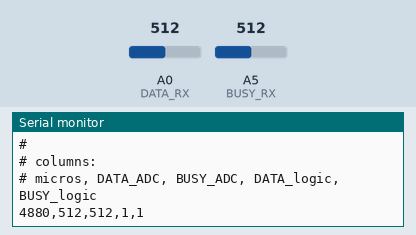
Recording of a sketch running on a simulated Arduino Uno, built with avr-gcc and run on an emulated ATmega328P. On the bench: the last lines printed to the serial monitor. The inputs (shaded band) are chosen by the test bench; at power-on: A0 (DATA_RX) = 512, A5 (BUSY_RX) = 512.

Above: at 1.2 s.
1.3 s: A0 (DATA_RX) set to 490
At 1.7 s:
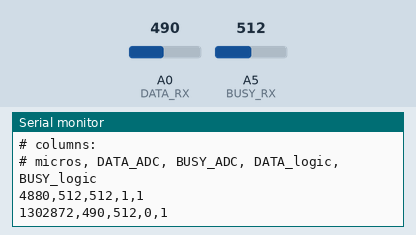
2.8 s: A5 (BUSY_RX) set to 490
At 4.0 s:
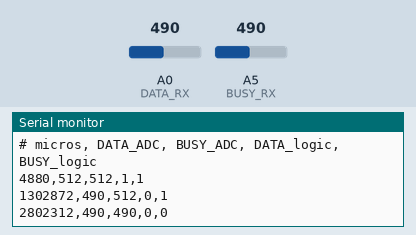
4.3 s: A0 (DATA_RX) set to 510
At 5.2 s:
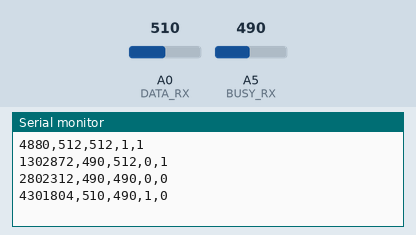
5.8 s: A5 (BUSY_RX) set to 510
At 6.3 s:
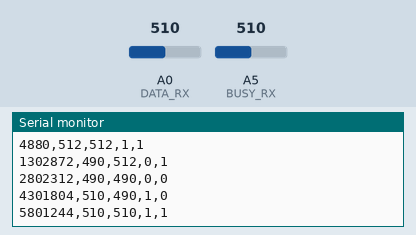
Timing chart, 0 to 8.3 s (numbered marks = the images above; inputs shaded):
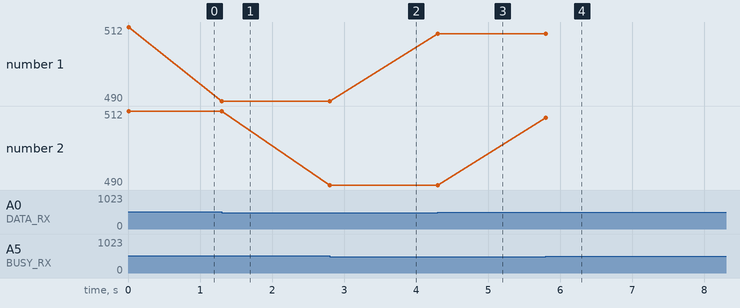

The sketch:

xs-raw-adc.ino
```cpp
/*
  Kenwood XS Raw ADC Logger

  A0 = DATA
  A5 = BUSY

  Nothing is driven.
  D2/D3 are explicitly high-Z.

  Serial: 115200
*/

const uint8_t DATA_RX = A0;
const uint8_t BUSY_RX = A5;

const uint8_t DATA_TX = 2;
const uint8_t BUSY_TX = 3;

const int THRESHOLD = 500;

int lastDataLogic = -1;
int lastBusyLogic = -1;


// Take several samples and return the maximum.
// Useful because we're interested in actual HIGH level.
int readMax(uint8_t pin)
{
  int maximum = 0;

  for (int i = 0; i < 8; ++i) {
    int v = analogRead(pin);

    if (v > maximum)
      maximum = v;
  }

  return maximum;
}


void setup()
{
  Serial.begin(115200);

  pinMode(DATA_RX, INPUT);
  pinMode(BUSY_RX, INPUT);

  // Absolutely no TX.
  pinMode(DATA_TX, INPUT);
  pinMode(BUSY_TX, INPUT);

  Serial.println();
  Serial.println("# Kenwood XS RAW ADC logger");
  Serial.println("#");
  Serial.println("# columns:");
  Serial.println("# micros, DATA_ADC, BUSY_ADC, DATA_logic, BUSY_logic");
}


void loop()
{
  int dataADC = readMax(DATA_RX);
  int busyADC = readMax(BUSY_RX);

  int dataLogic = dataADC >= THRESHOLD ? 1 : 0;
  int busyLogic = busyADC >= THRESHOLD ? 1 : 0;


  /*
    Print whenever logical state changes.
  */

  if (dataLogic != lastDataLogic ||
      busyLogic != lastBusyLogic) {

    Serial.print(micros());
    Serial.print(",");

    Serial.print(dataADC);
    Serial.print(",");

    Serial.print(busyADC);
    Serial.print(",");

    Serial.print(dataLogic);
    Serial.print(",");

    Serial.println(busyLogic);


    lastDataLogic = dataLogic;
    lastBusyLogic = busyLogic;
  }
}
```

Measured:
- after the input at 1.3 s, the serial monitor: prints a new line at once (image 1)
- after the input at 2.8 s, the serial monitor: prints a new line at once (image 2)
- after the input at 4.3 s, the serial monitor: prints a new line at once (image 3)
- after the input at 5.8 s, the serial monitor: prints a new line at once (image 4)
- plotted number 1: 512 → 490 after the input at 1.3 s, 490 → 510 after the input at 4.3 s
